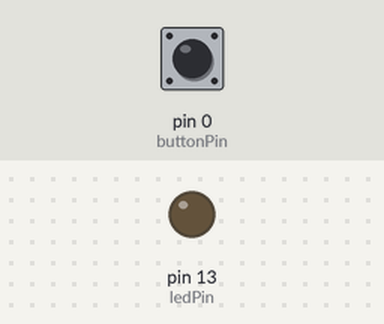
The sketch below on a simulated Arduino Uno, built with avr-gcc and run on an emulated ATmega328P. Shown: output pins drawn as LEDs (lit = HIGH). The test bench sets the inputs (shaded band); at power-on: pin 0 (buttonPin) HIGH.

Above: at 1.2 s.
1.3 s: pin 0 (buttonPin) pulled LOW for 3.2 s
At 3.6 s:
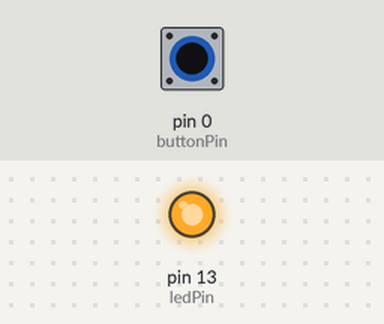
Timing chart, 0 to 6.8 s (numbered marks = the images above; inputs shaded):
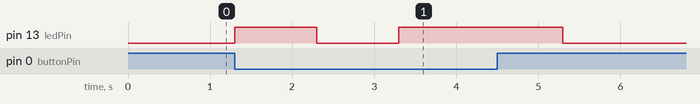

Measured:
- after the input at 1.3 s, pin 13 (ledPin): LOW → HIGH at once, → LOW 1.0 s later, → HIGH 1.0 s later, → LOW 2.0 s later

The sketch:

buttonv2.ino
```cpp
//Amish Jariwala's code for Intro to Microcontrollers 7/16/20
//What this code does is to: do nothing when the button on the controller is not pressed/reset the onTime variable, and when pressed the program initiates a loop. This for loop uses the onTime variable, which stands for how long the led light will stay on. This loop is set to always run(as long as the button is pressed) and adds 1 second(to onTime) per run through the for loop.

const int buttonPin = 0;     // the number of the pushbutton pin
const int ledPin =  13;      // the number of the LED pin
int onTime = 1000; //sets the variable of onTime to 1000 at the begining of the code

void setup()
{
  pinMode(ledPin, OUTPUT);        // initialize the LED pin as an output:
  pinMode(buttonPin, INPUT);      // initialize the pushbutton pin as an input:
}


void loop() //loop constantly running to detect if the button is pressed
{
  // read the state of the pushbutton value:
  int buttonState = digitalRead(buttonPin);

  // check if the pushbutton is pressed.
  if (buttonState == LOW) // if it is, the buttonState is LOW, running a loop turing the light on for 1 sec and off for 1, then on 2, off 1...etc
  {
    digitalWrite(ledPin, HIGH);   // turn the LED on
    delay(onTime);                  // wait for a linear growth of seconds starting at one
    digitalWrite(ledPin, LOW);    // turn the LED off
    delay(1000);                  // wait for a second
    onTime = onTime + 1000; //adds one second at end of loop to onTime
  }
  else //Turns LED off and resets the onTime variable so that the next time the button is pressed, the timing resets.
  {
    digitalWrite(ledPin, LOW);  // turn LED off:
    onTime = 1000; //resets the onTime
  }
}


/*******************************************************************************************************************************************
 * Original code for the blinking light.
void loop() {
  for (int onTime = 1000; onTime > 0; onTime = onTime + 1000) //creates onTime variable, sets to 1000, adds 1000 every time onTime>0 (always)
  {
    digitalWrite(ledPin, HIGH);   // turn the LED on (HIGH is the voltage level)
    delay(onTime);                  // wait for a second
    digitalWrite(ledPin, LOW);    // turn the LED off by making the voltage LOW
    delay(1000);                  // wait for a second

  }
}
*********************************************************************************************************************************************/
```
